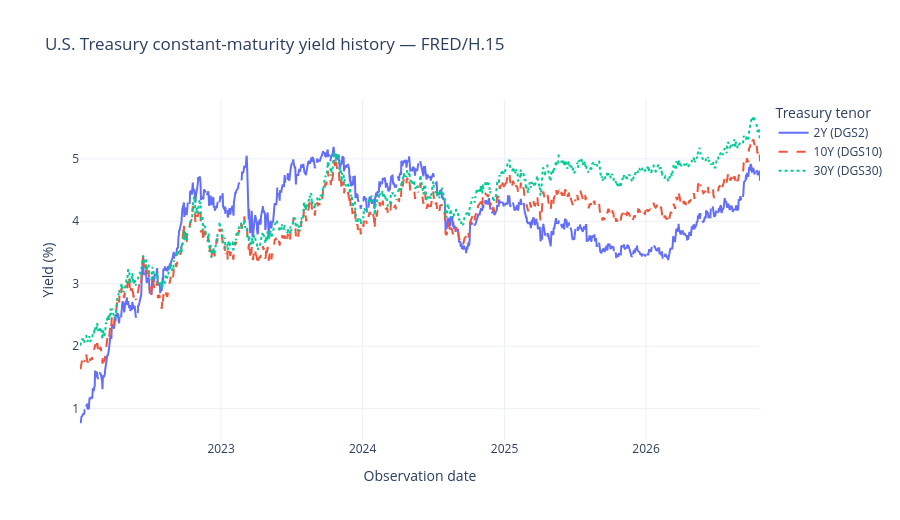

The notebook cell this image was saved under:
### Code cell
history_figure = show_yield_history(
    observations, *date_range.get_dates()
)

### Figure 1 — Plotly figure (JSON) as saved in the notebook; plotly's stock layout.template omitted (floating-point values rounded to 4 significant figures; data arrays with more than 128 entries replaced by an {"elided": "..."} marker saying what was removed)
{"data": [{"connectgaps": false, "hovertemplate": "%{x|%Y-%m-%d}<br>%{y:.2f}%<extra>%{fullData.name}</extra>", "line": {"dash": "solid"}, "mode": "lines", "name": "2Y (DGS2)", "type": "scatter", "x": {"elided": "1254 str values"}, "y": {"elided": "1254 float values"}}, {"connectgaps": false, "hovertemplate": "%{x|%Y-%m-%d}<br>%{y:.2f}%<extra>%{fullData.name}</extra>", "line": {"dash": "dash"}, "mode": "lines", "name": "10Y (DGS10)", "type": "scatter", "x": {"elided": "1254 str values"}, "y": {"elided": "1254 float values"}}, {"connectgaps": false, "hovertemplate": "%{x|%Y-%m-%d}<br>%{y:.2f}%<extra>%{fullData.name}</extra>", "line": {"dash": "dot"}, "mode": "lines", "name": "30Y (DGS30)", "type": "scatter", "x": {"elided": "1254 str values"}, "y": {"elided": "1254 float values"}}], "layout": {"height": 520, "hovermode": "x unified", "legend": {"title": {"text": "Treasury tenor"}}, "title": {"text": "U.S. Treasury constant-maturity yield history — FRED/H.15"}, "xaxis": {"range": ["2022-01-02", "2026-10-22"], "title": {"text": "Observation date"}, "type": "date"}, "yaxis": {"autorange": true, "title": {"text": "Yield (%)"}}}}
